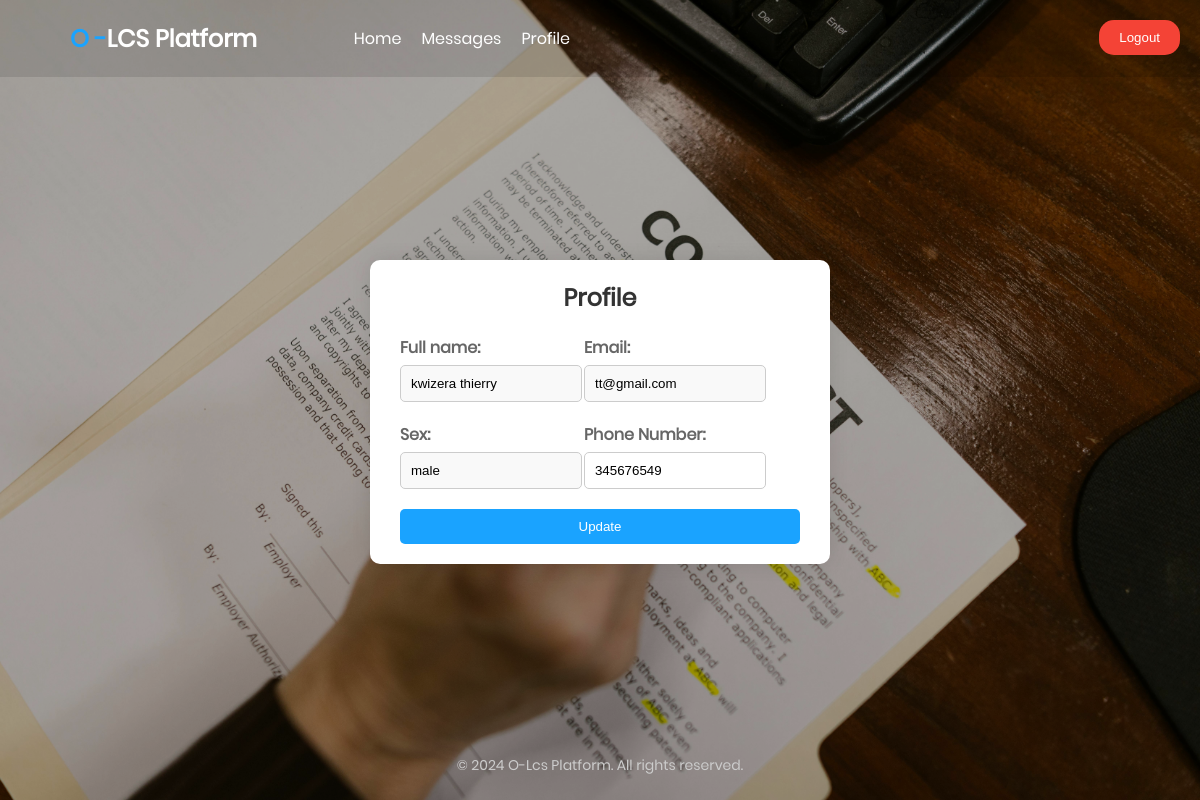
/loggedIN/advisor/profile.php (signed in), run on the app's committed database.
### tables this page shows
CREATE TABLE `lawyers` (
  `lawyer_id` int(11) NOT NULL,
  `full_name` varchar(120) NOT NULL,
  `department` varchar(120) NOT NULL,
  `sex` enum('male','female') NOT NULL,
  `email` varchar(200) NOT NULL,
  `phone_number` varchar(12) NOT NULL
);

### loggedIN/advisor/profile-db.php (called while the page is built, shortened)
<?php
include '../../db_conn.php';
if(isset($_SESSION['user_info']['username'])) {
    $Username = $_SESSION['user_info']['username'];
    $stmt = $conn->prepare("SELECT referenced_id FROM users WHERE username = ?");
    $stmt->bind_param("s", $Username);
    $stmt->execute();
    $stmt->bind_result($referenced_id);
    $stmt = $conn->prepare("SELECT * FROM lawyers WHERE lawyer_id = ?");
    $stmt->bind_param("i", $referenced_id);
    $stmt->execute();
    $result = $stmt->get_result();
    $row = $result->fetch_assoc();
    if ($row) {
        $full_name = $row['full_name'];
        $sex = $row['sex'];
        $email = $row['email'];
        $phone_number = $row['phone_number'];
    }
} else {
    echo "<script>alert('no session variable')</script>";
}
?>

### loggedIN/advisor/profile.php (the view, shortened to what this page needs)
<?php
include 'profile-db.php';
?>
<!DOCTYPE html>
<html lang="en">
<head>
    <link rel="stylesheet" href="advisor.css">
</head>
<body>
    <header>
        <nav>
            <div class="logo">
                <h2><span style="color: #1aa3ff;">O -</span>LCS Platform</h2>
            </div>
            <ul class="nav-links">
                <li><a href="index.php" class="nav-link">Home</a></li>
                <li><a href="chat.php" class="nav-link">Messages</a></li>
                <li><a href="profile.php" class="nav-link">Profile</a></li>
            </ul>
        </nav>
    </header>
    <div class="form-container">
        <div class="form-box">
            <h2 class="form-title">Profile</h2>
            <form id="profile-form" class="profile-form" action="profile-db.php" method="POST">
                <div class="form-group">
                    <label for="first_name">Full name:</label>
                    <input type="text" id="first_name" name="first_name" value="<?php echo $full_name;?>" readonly>
                </div>
                <div class="form-group">
                    <label for="email">Email:</label>
                    <input type="text" id="email" name="email" value="<?php echo $email;?>" readonly>
                </div>
                <div class="form-group">
                    <label for="sex">Sex:</label>
                    <input type="text" id="sex" name="sex" value="<?php echo $sex;?>" readonly>
                </div>
                <div class="form-group">
                    <label for="phone">Phone Number:</label>
                    <input type="text" id="phone" name="phone" value="<?php echo $phone_number;?>" required>
                </div>
                <button type="submit" class="update-btn">Update</button>
            </form>
        </div>
    </div>
        <button class="logout-btn" onclick="logout()">Logout</button>
    <footer>
        <p class="footer-copyright">&copy; 2024 O-Lcs Platform. All rights reserved.</p>
    </footer>
</body>
</html>

### loggedIN/advisor/advisor.css (style rules this page uses)
body { margin: 0; padding: 0; font-family: "Poppins-Regular"; position: relative; background-image: url('../../img/2.jpg'); background-size: cover; }
body::after { content: ''; opacity: 0.5; position: fixed; top: 0; left: 0; bottom: 0; right: 0; z-index: -1; background-color: rgba(0, 0, 0, 0.5); }
header { background-color: rgba(0, 0, 0, 0.1); padding: 10px 0; }
nav { display: flex; justify-content: space-between; align-items: center; padding: 0 50px; }
.logo h2 { color: #fff; margin: 0; }
.logo { margin-left: 20px; }
.nav-links { list-style: none; display: flex; margin-right: 560px; }
.nav-links li { margin-right: 20px; }
.nav-links li a { color: #fff; text-decoration: none; transition: color 0.3s ease; }
.form-container { display: flex; justify-content: center; align-items: center; height: calc(100vh - 150px); }
.form-box { margin-top: 20px; width: 400px; padding-left: 30px; padding-right: 30px; padding-bottom: 20px; background-color: #fff; border-radius: 10px; box-shadow: 0 0 20px rgba(0, 0, 0, 0.1); }
.form-title { text-align: center; margin-bottom: 20px; color: #333; font-size: 24px; }
.form-group { margin-bottom: 20px; display: inline-block; width: 45%; }
.form-group label { display: block; margin-bottom: 5px; color: #666; font-weight: bold; }
.form-group input[type="text"] { width: calc(100% - 20px); padding: 10px; border: 1px solid #ccc; border-radius: 5px; transition: all 0.3s ease; }
.form-group input[type="text"][readonly] { background-color: #f9f9f9; }
.update-btn { width: 100%; padding: 10px; background-color: #1aa3ff; color: #fff; border: none; border-radius: 5px; cursor: pointer; transition: background-color 0.3s ease; }
.logout-btn { position: absolute; top: 20px; right: 20px; background-color: #f44336; color: white; border: none; padding: 10px 20px; cursor: pointer; border-radius: 15px; transition: background-color 0.3s ease; }
footer { color: #fff; text-align: center; position: fixed; bottom: 0; width: 100%; }
.footer-copyright { margin-top: 50px; color: #ccc; font-size: 14px; position: absolute; bottom: 10px; left: 50%; transform: translateX(-50%); }

### data on the page
lawyers: first_name "kwizera thierry", email "tt@gmail.com", sex "male", phone "345676549"
